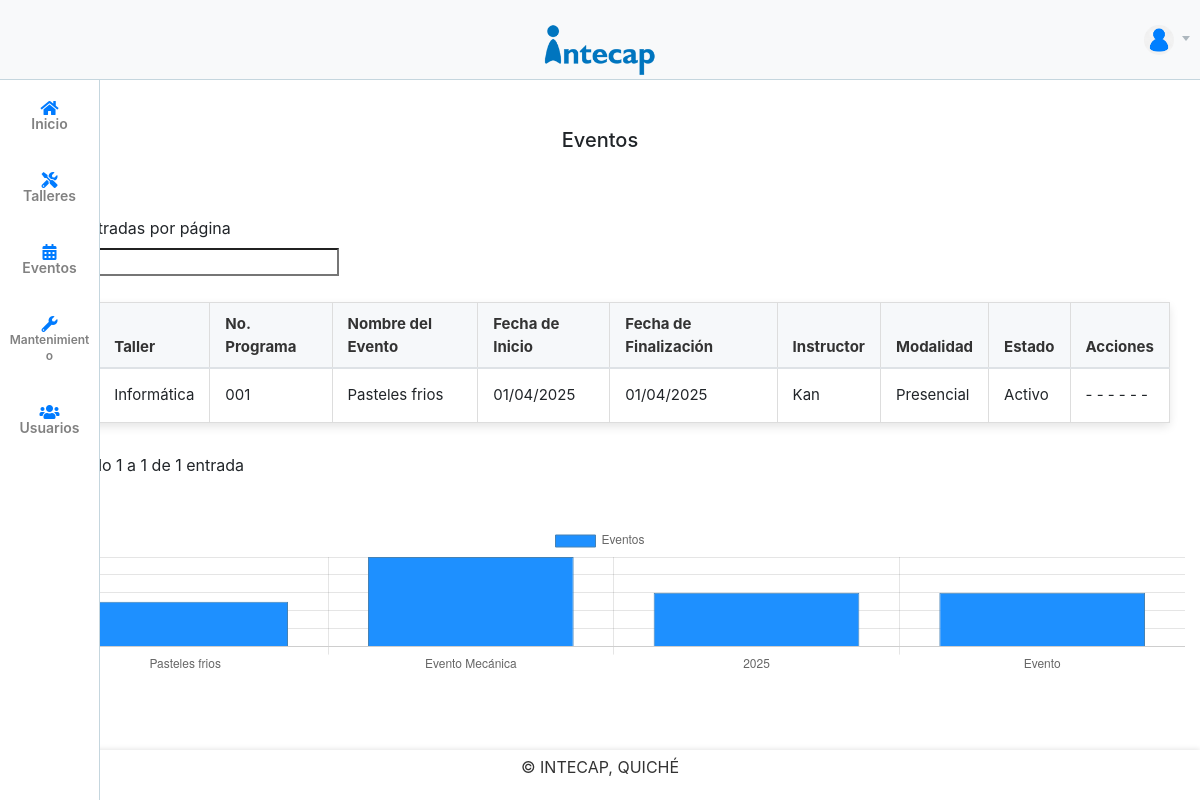
Screenshot of /vistas/ADMIN/EVENTOS.php (signed in) with the database file from the repository.
### tables this page shows
CREATE TABLE `eventos` (
  `id_eventos` int(11) NOT NULL,
  `id_talleres` int(11) DEFAULT NULL,
  `programa` varchar(50) DEFAULT NULL,
  `nombre_evento` varchar(50) DEFAULT NULL,
  `f_inicio` date DEFAULT NULL,
  `f_fin` date DEFAULT NULL,
  `fecha_uso` date DEFAULT NULL,
  `estado` varchar(20) DEFAULT NULL,
  `id_instructor` int(11) DEFAULT NULL,
  `anio_evento` year(4) NOT NULL,
  `modalidad` varchar(25) NOT NULL
);

CREATE TABLE `talleres` (
  `id` int(11) NOT NULL,
  `nombre_taller` varchar(100) NOT NULL,
  `participantes` int(11) DEFAULT NULL,
  `estatilla` varchar(100) DEFAULT NULL,
  `condicion` varchar(150) DEFAULT NULL,
  `hora_entrada` time DEFAULT NULL,
  `hora_salida` time DEFAULT NULL,
  `estado` varchar(20) DEFAULT NULL,
  `anio` year(4) NOT NULL
);

CREATE TABLE `usuario` (
  `id` int(11) NOT NULL,
  `nombre` varchar(20) DEFAULT NULL,
  `direccion` varchar(70) DEFAULT NULL,
  `cargo` varchar(150) DEFAULT NULL,
  `nom_usuario` varchar(100) DEFAULT NULL,
  `contraseña` varchar(64) DEFAULT NULL,
  `id_rol` int(11) DEFAULT NULL,
  `estado` varchar(20) DEFAULT NULL
);

### controladores/session.php (called while the page is built, shortened)
<?php
	include '../../modelos/db.php';
	$sql = "SELECT * FROM usuario WHERE id = '".$_SESSION['admin_intecap']."'";
	$query = $conn->query($sql);
	$user = $query->fetch_assoc();
?>

### vistas/ADMIN/listas/eventos_list.php (the view)
<?php
include('../../modelos/db.php');
if ($user['cargo']=="Admin") {
    $sql = "SELECT *,e.id_eventos as id_eventos, e.estado as estado_e FROM eventos as e INNER JOIN talleres as t ON e.id_talleres = t.id INNER JOIN usuario as u ON u.id = e.id_instructor";
}else {
    $userId = $user['id'];
    $sql = "SELECT *,e.id_eventos as id_eventos, e.estado as estado_e FROM eventos as e INNER JOIN talleres as t ON e.id_talleres = t.id INNER JOIN usuario as u ON u.id = e.id_instructor WHERE e.id_instructor = '$userId' ";
}
$query = $conn->query($sql);
while($row = $query->fetch_assoc()){
    $id_eventos = $row['id_eventos'];
?>
    <tr>
        <td><?php echo $row['anio_evento'];?></td>
        <td><?php echo $row['nombre_taller'];?></td>
        <td><?php echo $row['programa'];?></td>
        <td><?php echo $row['nombre_evento'];?></td>
        <td><?php echo date("d/m/Y", strtotime($row['f_inicio']));?></td>
        <td><?php echo date("d/m/Y", strtotime($row['f_fin']));?></td>
        <td><?php echo $row['nombre'];?></td>
        <td><?php echo $row['modalidad'];?></td>
        <td><?php echo $row['estado_e'];?></td>
 <?php
        if ($user['cargo']=="Admin") {
        ?>
            <td>
                <button class="btn btn-warning btn-sm" onclick="editar(<?php echo $id_eventos;?>)">
                    <i class="fas fa-edit"></i>
                </button>
                <button class="btn btn-danger btn-sm" onclick="eliminar(<?php echo $id_eventos;?>)">
                    <i class="fas fa-trash"></i>
                </button>
            </td>
        <?php
        }else  {
            echo "<td> - - - - - - </td>";
        }
        ?>
    </tr>
<?php
    }
?>

### vistas/ADMIN/style.css (style rules this page uses)
.table th, .table td { text-align: center; padding: 12px; }

### vistas/ADMIN/header.php (style rules this page uses)
html, body { height: 100%; margin: 0; }
body { display: flex; flex-direction: column; min-height: 100vh; margin: 0; }
.table th, .table td { padding: 15px; text-align: left; border: 1px solid #ddd; }

### rows the page displays
eventos: id_talleres.nombre_taller "Informática", programa "001", nombre_evento "Pasteles frios", f_inicio "01/04/2025", f_fin "01/04/2025", usuario.nombre "Kan", modalidad "Presencial", estado "Activo"

### other values shown
chart data {{ $participantes }} ["25","50","30","30"]
